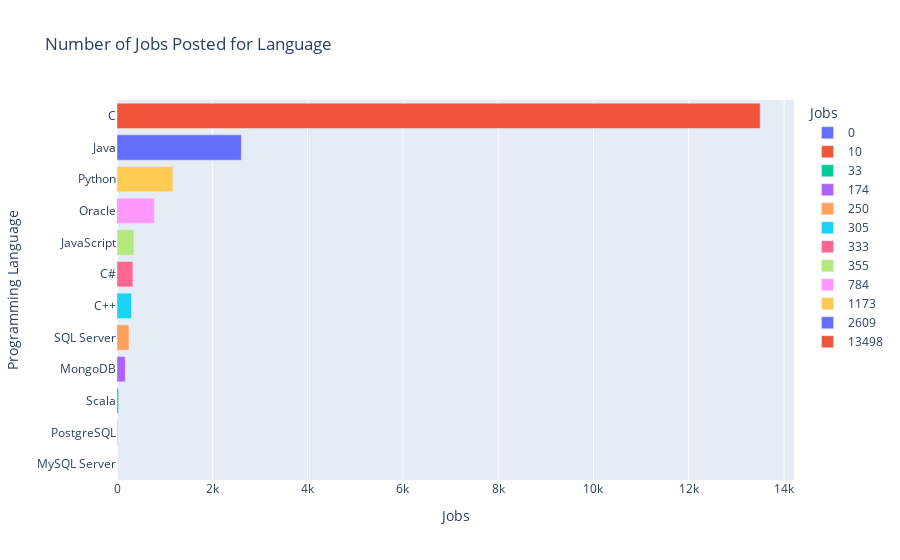

Notebook cell for this chart:
### Code cell
import plotly.express as px
df_s = df.sort_values(by='Jobs')
px.bar(df_s,y='Tech',x='Jobs',orientation='h', title="Number of Jobs Posted for Language", color='Jobs', labels={'Tech':'Programming Language'})
       #, color=['b5179e','7209b7','560bad','480ca8','3a0ca3','3f37c9','4361ee','4895ef','4cc9f0','56cfe1','72efdd','80ffdb'])
       #,color_continuous_scale="Bluered")

### Figure 1 — Plotly figure (JSON) as saved in the notebook; plotly's stock layout.template omitted (floating-point values rounded to 4 significant figures)
{"data": [{"alignmentgroup": "True", "hovertemplate": "Jobs=%{x}<br>Programming Language=%{y}<extra></extra>", "legendgroup": "0", "marker": {"color": "#636efa", "pattern": {"shape": ""}}, "name": "0", "offsetgroup": "0", "orientation": "h", "showlegend": true, "textposition": "auto", "type": "bar", "x": [0], "xaxis": "x", "y": ["MySQL Server"], "yaxis": "y"}, {"alignmentgroup": "True", "hovertemplate": "Jobs=%{x}<br>Programming Language=%{y}<extra></extra>", "legendgroup": "10", "marker": {"color": "#EF553B", "pattern": {"shape": ""}}, "name": "10", "offsetgroup": "10", "orientation": "h", "showlegend": true, "textposition": "auto", "type": "bar", "x": [10], "xaxis": "x", "y": ["PostgreSQL"], "yaxis": "y"}, {"alignmentgroup": "True", "hovertemplate": "Jobs=%{x}<br>Programming Language=%{y}<extra></extra>", "legendgroup": "33", "marker": {"color": "#00cc96", "pattern": {"shape": ""}}, "name": "33", "offsetgroup": "33", "orientation": "h", "showlegend": true, "textposition": "auto", "type": "bar", "x": [33], "xaxis": "x", "y": ["Scala"], "yaxis": "y"}, {"alignmentgroup": "True", "hovertemplate": "Jobs=%{x}<br>Programming Language=%{y}<extra></extra>", "legendgroup": "174", "marker": {"color": "#ab63fa", "pattern": {"shape": ""}}, "name": "174", "offsetgroup": "174", "orientation": "h", "showlegend": true, "textposition": "auto", "type": "bar", "x": [174], "xaxis": "x", "y": ["MongoDB"], "yaxis": "y"}, {"alignmentgroup": "True", "hovertemplate": "Jobs=%{x}<br>Programming Language=%{y}<extra></extra>", "legendgroup": "250", "marker": {"color": "#FFA15A", "pattern": {"shape": ""}}, "name": "250", "offsetgroup": "250", "orientation": "h", "showlegend": true, "textposition": "auto", "type": "bar", "x": [250], "xaxis": "x", "y": ["SQL Server"], "yaxis": "y"}, {"alignmentgroup": "True", "hovertemplate": "Jobs=%{x}<br>Programming Language=%{y}<extra></extra>", "legendgroup": "305", "marker": {"color": "#19d3f3", "pattern": {"shape": ""}}, "name": "305", "offsetgroup": "305", "orientation": "h", "showlegend": true, "textposition": "auto", "type": "bar", "x": [305], "xaxis": "x", "y": ["C++"], "yaxis": "y"}, {"alignmentgroup": "True", "hovertemplate": "Jobs=%{x}<br>Programming Language=%{y}<extra></extra>", "legendgroup": "333", "marker": {"color": "#FF6692", "pattern": {"shape": ""}}, "name": "333", "offsetgroup": "333", "orientation": "h", "showlegend": true, "textposition": "auto", "type": "bar", "x": [333], "xaxis": "x", "y": ["C#"], "yaxis": "y"}, {"alignmentgroup": "True", "hovertemplate": "Jobs=%{x}<br>Programming Language=%{y}<extra></extra>", "legendgroup": "355", "marker": {"color": "#B6E880", "pattern": {"shape": ""}}, "name": "355", "offsetgroup": "355", "orientation": "h", "showlegend": true, "textposition": "auto", "type": "bar", "x": [355], "xaxis": "x", "y": ["JavaScript"], "yaxis": "y"}, {"alignmentgroup": "True", "hovertemplate": "Jobs=%{x}<br>Programming Language=%{y}<extra></extra>", "legendgroup": "784", "marker": {"color": "#FF97FF", "pattern": {"shape": ""}}, "name": "784", "offsetgroup": "784", "orientation": "h", "showlegend": true, "textposition": "auto", "type": "bar", "x": [784], "xaxis": "x", "y": ["Oracle"], "yaxis": "y"}, {"alignmentgroup": "True", "hovertemplate": "Jobs=%{x}<br>Programming Language=%{y}<extra></extra>", "legendgroup": "1173", "marker": {"color": "#FECB52", "pattern": {"shape": ""}}, "name": "1173", "offsetgroup": "1173", "orientation": "h", "showlegend": true, "textposition": "auto", "type": "bar", "x": [1173], "xaxis": "x", "y": ["Python"], "yaxis": "y"}, {"alignmentgroup": "True", "hovertemplate": "Jobs=%{x}<br>Programming Language=%{y}<extra></extra>", "legendgroup": "2609", "marker": {"color": "#636efa", "pattern": {"shape": ""}}, "name": "2609", "offsetgroup": "2609", "orientation": "h", "showlegend": true, "textposition": "auto", "type": "bar", "x": [2609], "xaxis": "x", "y": ["Java"], "yaxis": "y"}, {"alignmentgroup": "True", "hovertemplate": "Jobs=%{x}<br>Programming Language=%{y}<extra></extra>", "legendgroup": "13498", "marker": {"color": "#EF553B", "pattern": {"shape": ""}}, "name": "13498", "offsetgroup": "13498", "orientation": "h", "showlegend": true, "textposition": "auto", "type": "bar", "x": [13498], "xaxis": "x", "y": ["C"], "yaxis": "y"}], "layout": {"barmode": "relative", "legend": {"title": {"text": "Jobs"}, "tracegroupgap": 0}, "title": {"text": "Number of Jobs Posted for Language"}, "xaxis": {"anchor": "y", "categoryarray": [0, 10, 33, 174, 250, 305, 333, 355, 784, 1173, 2609, 13498], "categoryorder": "array", "domain": [0, 1], "title": {"text": "Jobs"}}, "yaxis": {"anchor": "x", "domain": [0, 1], "title": {"text": "Programming Language"}}}}
